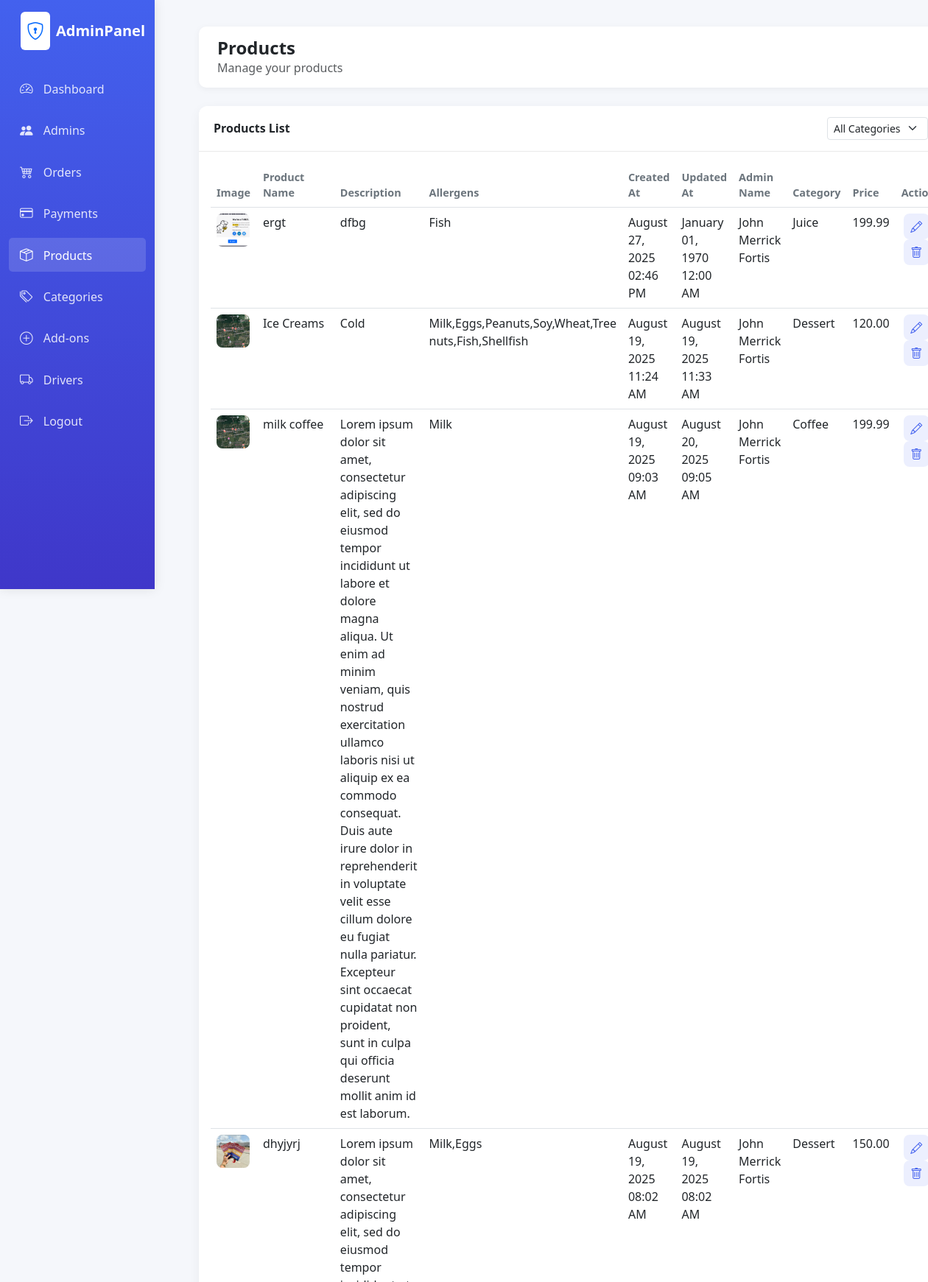
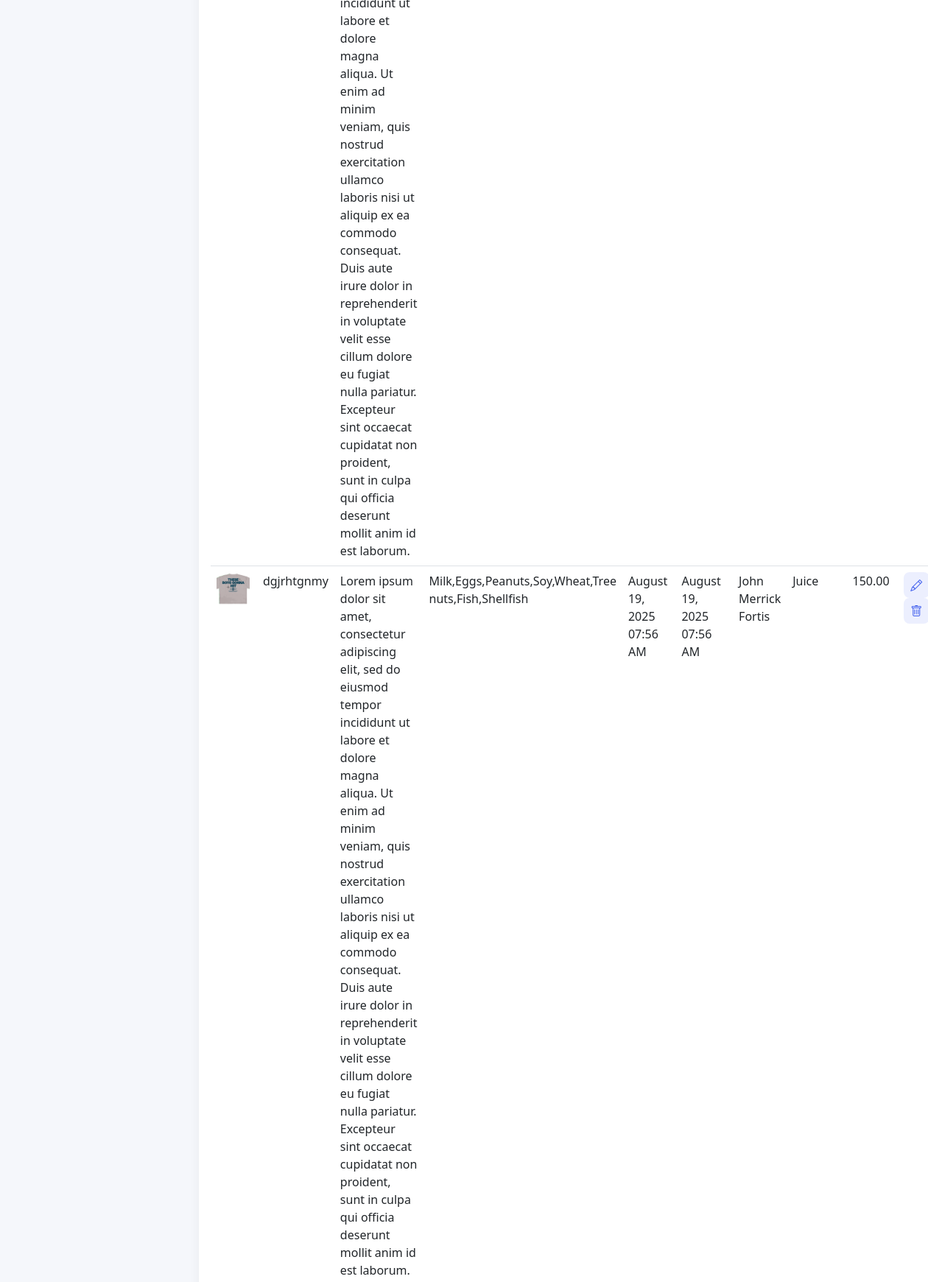
The app's page /admin/products.php (signed in, upper part) with its own data (2 pictures, top to bottom).
### tables this page shows
CREATE TABLE `product` (
  `Product_ID` int(11) NOT NULL,
  `Product_Name` varchar(255) NOT NULL,
  `Product_desc` text DEFAULT NULL,
  `Product_allergens` varchar(255) DEFAULT NULL,
  `Product_Image` varchar(255) DEFAULT NULL,
  `Created_at` datetime NOT NULL DEFAULT current_timestamp(),
  `Updated_at` datetime DEFAULT NULL ON UPDATE current_timestamp(),
  `Admin_ID` int(11) NOT NULL,
  `Category_ID` int(11) NOT NULL,
  `Price_ID` int(11) NOT NULL
);

CREATE TABLE `category` (
  `Category_ID` int(11) NOT NULL,
  `Category_Name` varchar(100) NOT NULL
);

CREATE TABLE `product_price` (
  `Price_ID` int(11) NOT NULL,
  `Price_Amount` decimal(10,2) NOT NULL,
  `Effective_From` date NOT NULL,
  `Effective_To` date DEFAULT NULL
);

### admin/classes/database.php (called while the page is built, shortened)
<?php
class database{
    function opencon() {
        return new PDO(
            'mysql:host=localhost;dbname=naitsa',
            'root',
            ''
        );
    }
    function getAllProducts($limit = 10, $offset = 0, $category_id = null) {
        $con = $this->opencon();
        $limit = (int)$limit;
        $offset = (int)$offset;
        $sql = "
            SELECT
                p.*,
                pp.Price_Amount,
                c.Category_Name,
                a.Admin_Name
            FROM product p
            LEFT JOIN product_price pp ON p.Price_ID = pp.Price_ID
            LEFT JOIN category c ON p.Category_ID = c.Category_ID
            LEFT JOIN admin a ON p.Admin_ID = a.Admin_ID
        ";
        $params = [];
        $sql .= " ORDER BY p.Created_at DESC LIMIT $limit OFFSET $offset";
        $stmt = $con->prepare($sql);
        if ($category_id) {
            $stmt->execute($params);
        } else {
            $stmt->execute();
        }
        return $stmt->fetchAll(PDO::FETCH_ASSOC);
    }
}

### admin/products.php (the view, shortened to what this page needs)
<?php
require_once('classes/database.php');
$db = new database();
try {
    $products = $db->getAllProducts();
} catch (PDOException $e) {
    $error = "Database Error: " . $e->getMessage();
}
$currentPage = isset($_GET['page']) ? max(1, (int)$_GET['page']) : 1;
$itemsPerPage = 10;
$categoryFilter = isset($_GET['category']) && $_GET['category'] !== '' ? $_GET['category'] : null;
$offset = ($currentPage - 1) * $itemsPerPage;
$products = $db->getAllProducts($itemsPerPage, $offset, $categoryFilter);
?>
<!DOCTYPE html>
<html lang="en">
<head>
    <link href="https://cdn.jsdelivr.net/npm/bootstrap@5.3.0/dist/css/bootstrap.min.css" rel="stylesheet">
    <link rel="stylesheet" href="https://cdn.jsdelivr.net/npm/bootstrap-icons@1.10.0/font/bootstrap-icons.css">
    <link rel="stylesheet" href="assets/css/style.css">
</head>
<body class="dashboard-page">
  <div class="container-fluid">
    <div class="row">
      <div class="col-md-2 col-lg-2 d-md-block sidebar collapse" id="sidebarCollapse">
        <?php include 'sidebar.php'; ?>
      </div>
      <div class="col-md-10 col-lg-10 main-content">
        <div class="header d-flex justify-content-between align-items-center mt-3">
          <div>
            <h4 class="mb-0 fw-bold">Products</h4>
            <p class="mb-0 text-muted">Manage your products</p>
          </div>
        </div>
        <div class="card mt-3">
          <div class="card-header d-flex justify-content-between align-items-center">
            <span>Products List</span>
            <div>
              <form method="get" class="d-inline">
                <select class="form-select form-select-sm" name="category" onchange="this.form.submit()">
                  <option value="">All Categories</option>
                </select>
              </form>
            </div>
          </div>
          <div class="card-body">
            <div class="table-responsive">
              <table class="table table-hover">
                <thead>
                  <tr>
                    <th>Image</th>
                    <th>Product Name</th>
                    <th>Description</th>
                    <th><strong>Allergens</strong></th>
                    <th>Created At</th>
                    <th>Updated At</th>
                    <th>Admin Name</th>
                    <th>Category</th>
                    <th>Price</th>
                    <th>Actions</th>
                  </tr>
                </thead>
                <tbody>
                  <?php foreach ($products as $product): ?>
                  <tr>
                    <td>
                      <?php if (!empty($product['Product_Image'])): ?>
                        <img src="uploads/products/<?= htmlspecialchars($product['Product_Image']) ?>" alt="Product Image" style="width:45px; height:45px; object-fit:cover; border-radius:8px;">
                      <?php else: ?>
                        <span class="text-muted">No image</span>
                      <?php endif; ?>
                    </td>
                    <td><?= htmlspecialchars($product['Product_Name']) ?></td>
                    <td><?= htmlspecialchars($product['Product_desc']) ?></td>
                    <td><?= htmlspecialchars($product['Product_allergens'] ?? '') ?></td>
                    <td><?= date('F d, Y h:i A', strtotime($product['Created_at'])) ?></td>
                    <td><?= date('F d, Y h:i A', strtotime($product['Updated_at'])) ?></td>
                    <td><?= htmlspecialchars($product['Admin_Name']) ?></td>
                    <td><?= htmlspecialchars($product['Category_Name']) ?></td>
                    <td><?= htmlspecialchars($product['Price_Amount']) ?></td>
                    <td>
                      <a href="#" class="action-btn edit-product-btn"
                         data-product-id="<?= htmlspecialchars($product['Product_ID']) ?>"
                         data-product-name="<?= htmlspecialchars($product['Product_Name']) ?>"
                         data-product-desc="<?= htmlspecialchars($product['Product_desc']) ?>"
                         data-category-id="<?= htmlspecialchars($product['Category_ID']) ?>"
                         data-price-id="<?= htmlspecialchars($product['Price_ID']) ?>"
                         data-image="<?= htmlspecialchars($product['Product_Image']) ?>"
                         data-effective-from="<?= htmlspecialchars($product['Effective_From'] ?? '') ?>"
                         data-effective-to="<?= htmlspecialchars($product['Effective_To'] ?? '') ?>">
                        <i class="bi bi-pencil"></i>
                      </a>
                      <a href="#" class="action-btn delete-product-btn" data-product-id="<?= htmlspecialchars($product['Product_ID']) ?>">
                        <i class="bi bi-trash"></i>
                      </a>
                    </td>
                  </tr>
                  <?php endforeach; ?>
                </tbody>
              </table>
            </div>
          </div>
        </div>
      </div>
    </div>
  </div>
</body>
</html>

### admin/assets/css/style.css (style rules this page uses)
:root { --primary-color: #4361ee; --secondary-color: #3f37c9; --light-bg: #f8f9fa; --dark-text: #212529; --success-color: #4cc9f0; --warning-color: #f72585; }
.dashboard-page { background-color: #f5f7fb; font-family: 'Segoe UI', Tahoma, Geneva, Verdana, sans-serif; }
.sidebar { background: linear-gradient(180deg, var(--primary-color), var(--secondary-color)); color: white; height: 100vh; position: fixed; box-shadow: 0 0 15px rgba(0,0,0,0.1); }
.main-content { margin-left: 250px; padding: 20px; }
.header { background: white; padding: 15px 25px; border-radius: 10px; box-shadow: 0 2px 10px rgba(0,0,0,0.05); margin-bottom: 25px; }
.card { border: none; border-radius: 12px; box-shadow: 0 4px 15px rgba(0,0,0,0.05); margin-bottom: 25px; transition: transform 0.3s; }
.card-header { background-color: white; border-bottom: 1px solid #eaeaea; padding: 15px 20px; border-radius: 12px 12px 0 0 !important; font-weight: 600; }
.table th { font-weight: 600; color: #6c757d; font-size: 0.9rem; }
.action-btn { width: 35px; height: 35px; display: inline-flex; align-items: center; justify-content: center; border-radius: 8px; background: rgba(67, 97, 238, 0.1); color: var(--primary-color); margin: 0 3px; transition: all 0.3s; }
:root { --primary-color: #4361ee; --secondary-color: #3f37c9; --light-bg: #f8f9fa; --dark-text: #212529; }

### records on screen
product: Product_Image (picture), Product_Name "ergt", Product_desc "dfbg", Product_allergens "Fish", Created_at "August 27, 2025 02:46 PM", Updated_at "January 01, 1970 12:00 AM", Admin_ID.Admin_Name "John Merrick Fortis", Category_ID.Category_Name "Juice", Price_ID.Price_Amount "199.99"
product: Product_Image (picture), Product_Name "Ice Creams", Product_desc "Cold", Product_allergens "Milk,Eggs,Peanuts,Soy,Wheat,Tree nuts,Fish,Shellfish", Created_at "August 19, 2025 11:24 AM", Updated_at "August 19, 2025 11:33 AM", Admin_ID.Admin_Name "John Merrick Fortis", Category_ID.Category_Name "Dessert", Price_ID.Price_Amount "120.00"
product: Product_Image (picture), Product_Name "milk coffee", Product_desc "Lorem ipsum dolor sit amet, consectetur adipiscing elit, sed do eiusmod tempor incididunt ut labore et dolore magna aliqua. Ut enim ad minim veniam, quis nostrud exercitation ullamco laboris nisi ut aliquip ex ea commodo consequat. Duis aute irure dolor in reprehenderit in voluptate velit esse cillum dolore eu fugiat nulla pariatur. Excepteur sint occaecat cupidatat non proident, sunt in culpa qui officia deserunt mollit anim id est laborum.", Product_allergens "Milk", Created_at "August 19, 2025 09:03 AM", Updated_at "August 20, 2025 09:05 AM", Admin_ID.Admin_Name "John Merrick Fortis", Category_ID.Category_Name "Coffee", Price_ID.Price_Amount "199.99"
product: Product_Image (picture), Product_Name "dhyjyrj", Product_desc "Lorem ipsum dolor sit amet, consectetur adipiscing elit, sed do eiusmod tempor incididunt ut labore et dolore magna aliqua. Ut enim ad minim veniam, quis nostrud exercitation ullamco laboris nisi ut aliquip ex ea commodo consequat. Duis aute irure dolor in reprehenderit in voluptate velit esse cillum dolore eu fugiat nulla pariatur. Excepteur sint occaecat cupidatat non proident, sunt in culpa qui officia deserunt mollit anim id est laborum.", Product_allergens "Milk,Eggs", Created_at "August 19, 2025 08:02 AM", Updated_at "August 19, 2025 08:02 AM", Admin_ID.Admin_Name "John Merrick Fortis", Category_ID.Category_Name "Dessert", Price_ID.Price_Amount "150.00"
product: Product_Image (picture), Product_Name "dgjrhtgnmy", Product_desc "Lorem ipsum dolor sit amet, consectetur adipiscing elit, sed do eiusmod tempor incididunt ut labore et dolore magna aliqua. Ut enim ad minim veniam, quis nostrud exercitation ullamco laboris nisi ut aliquip ex ea commodo consequat. Duis aute irure dolor in reprehenderit in voluptate velit esse cillum dolore eu fugiat nulla pariatur. Excepteur sint occaecat cupidatat non proident, sunt in culpa qui officia deserunt mollit anim id est laborum.", Product_allergens "Milk,Eggs,Peanuts,Soy,Wheat,Tree nuts,Fish,Shellfish", Created_at "August 19, 2025 07:56 AM", Updated_at "August 19, 2025 07:56 AM", Admin_ID.Admin_Name "John Merrick Fortis", Category_ID.Category_Name "Juice", Price_ID.Price_Amount "150.00"
